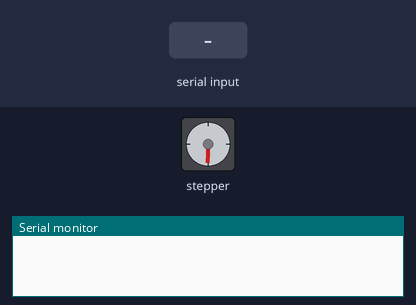
Bench run of a sketch on a simulated Arduino Uno, built with avr-gcc and run on an emulated ATmega328P. Parts: stepper motor, the last lines printed to the serial monitor. Wiring (inferred from the names in the program): stepper motor driver (200 steps per turn assumed): step pin 2; direction pin 5; enable pin 8. Inputs (shaded band) come from the test bench.

Above: at 1.2 s.
1.3 s: "e" received over Serial
At 2.4 s:
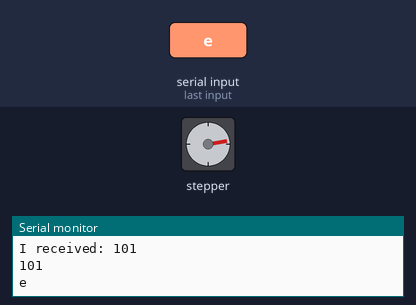
2.9 s: "r" received over Serial
At 3.3 s:
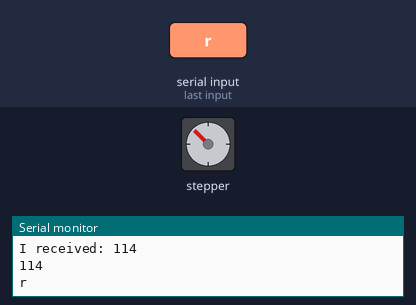
4.5 s: "e" received over Serial
At 5.4 s:
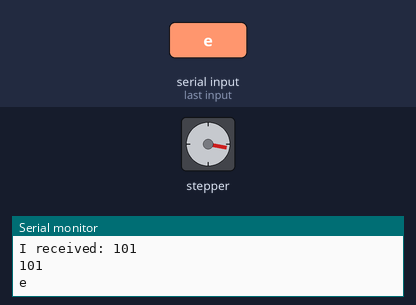
6.1 s: "r" received over Serial
At 7.5 s:
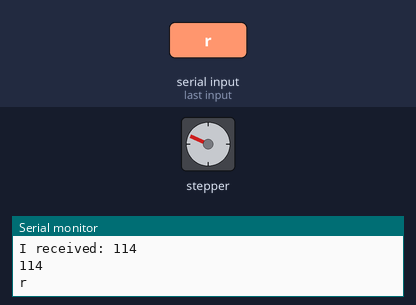
Timing chart, 0 to 8.7 s (numbered marks = the images above; inputs shaded):
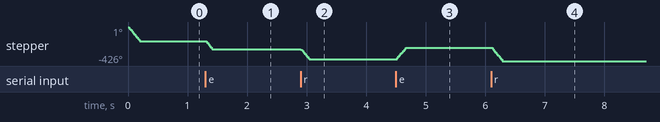

Measured:
- after the input at 1.3 s, stepper: turns 102° counter-clockwise in 0.11 s, starting at once
- after the input at 2.9 s, stepper: turns 125° counter-clockwise in 0.14 s, starting at once
- after the input at 4.5 s, stepper: turns 146° clockwise in 0.16 s, starting at once
- after the input at 6.1 s, stepper: turns 167° counter-clockwise in 0.19 s, starting at once
- by itself, stepper: turns 178° counter-clockwise in 0.20 s

The sketch:

stargate2.ino
```cpp
/*
 *  Stargate
 *
 */

#include <TimerOne.h>

#define EN 8/* Enable pin for all stepper outputs */
#define X_DIR 5/* Direction-Pin for X-axis */
#define X_STEP 2/* Step-Pin for X-axis */

int Count = 0; /* Counter to count number of steps made */
boolean Direction = LOW; /* Rotational direction of stepper motors*/

int incomingByte = 0;

boolean stop = false;

void setup(){
  Serial.begin(9600);


pinMode(EN, OUTPUT);
pinMode(X_DIR, OUTPUT);
pinMode(X_STEP, OUTPUT);

digitalWrite(EN, LOW); //Low to enable


}

void loop(){

  if (Serial.available() > 0) {

    incomingByte = Serial.read();

    Serial.print("I received: ");
    Serial.println(incomingByte);
    Serial.println(incomingByte, DEC);
    if ( incomingByte == 97) {
      Serial.println("a");
      Direction = LOW;
    }
    if ( incomingByte == 122) {
      Serial.println("z");
      Direction = HIGH;
    }

    if ( incomingByte == 101) {
      Serial.println("e");
       Direction = LOW;
      stop = !stop;
    }

    if ( incomingByte == 114) {
      Serial.println("r");
      Direction = HIGH;
      stop = !stop;
    }

  }

  Count++;

  if (Count >= 100){

    digitalWrite(X_DIR, Direction); // Low = CW

    Count = 0;
    stop = true;
  }


  if (stop) {
    // Stop
    digitalWrite(X_STEP, LOW);
    delay(1);
    digitalWrite(X_STEP, LOW);
    delay(1);
  } else {
    // Rotate
    digitalWrite(X_STEP, HIGH);
    delay(1);
    digitalWrite(X_STEP, LOW);
    delay(1);
    }


}
```
